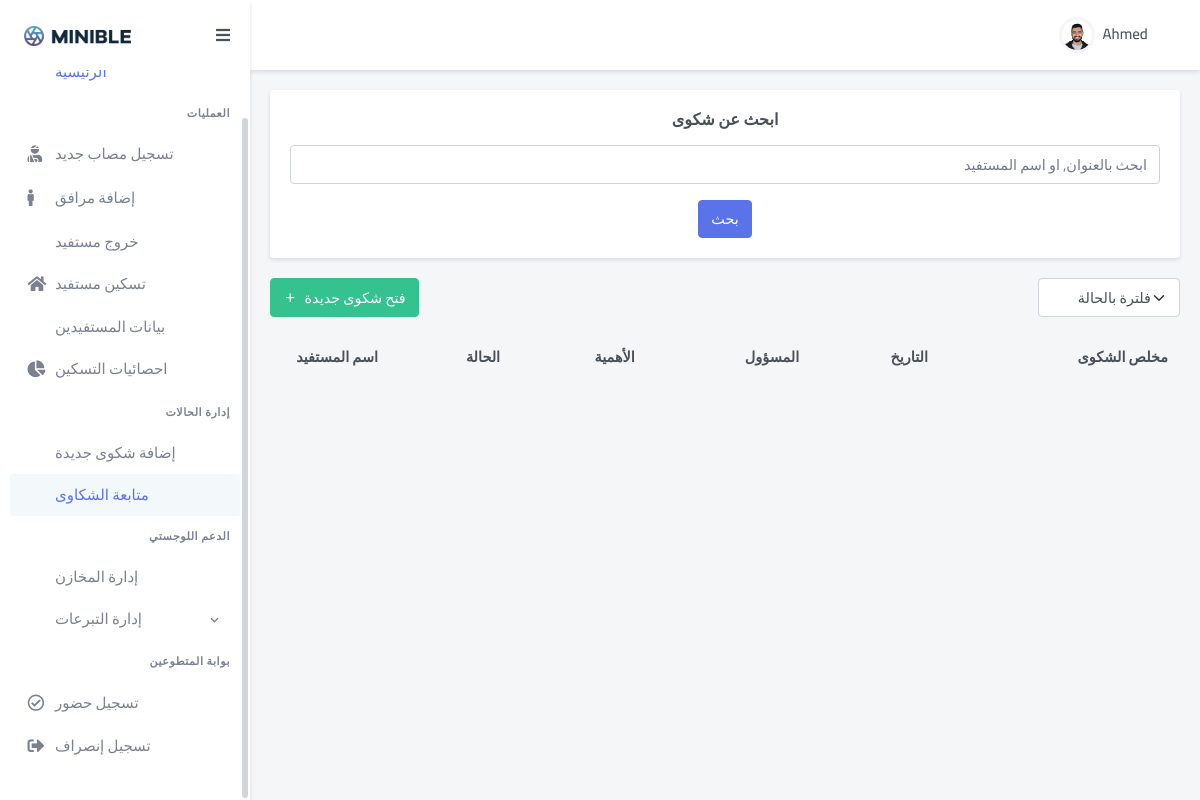
The page /case_management/cases (signed in) on the database as committed earlier.
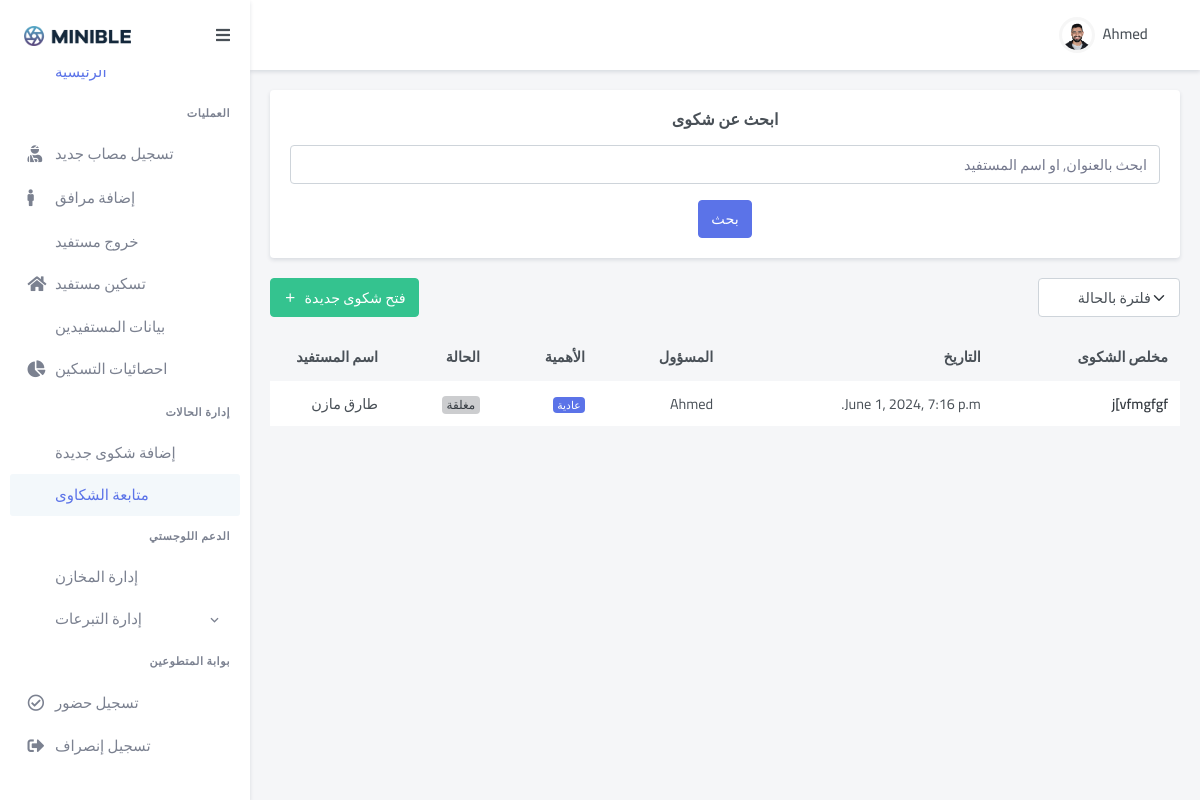
The same page on the database as committed later.
### case_management/models.py (models this page shows, shortened)
class Tickets(models.Model):
    title = models.CharField(max_length = 32)
    belongsTo = models.ForeignKey(Person, on_delete=models.CASCADE, related_name="PersonTickets")
    status = models.CharField(max_length = 32)
    is_urgent = models.BooleanField(default=False)
    date = models.DateTimeField(auto_now_add=True, blank=True)
    content = models.TextField()
    ticketScannedDocs = models.FileField(upload_to="Tickets", blank=True)
    author = models.ForeignKey(User, on_delete=models.CASCADE, related_name="authorTickets")
    caseResponsible = models.ForeignKey(User, on_delete=models.CASCADE, related_name="responsible")

### GazaResponse/models.py (models this page shows)
class Person(models.Model):
    name = models.CharField(max_length = 64)
    profile_pic = models.ImageField(upload_to="ProfilePics", blank = True)
    birthday = models.DateField()
    theType = models.CharField(max_length = 64)
    gender = models.CharField(max_length = 64, default = 'ذكر')
    idNumber = models.CharField(max_length = 64)
    code = models.CharField(max_length = 64, blank=True)
    status = models.CharField(max_length = 64)
    phoneNumber = models.CharField(max_length = 64, blank=True)
    isDisabled  = models.BooleanField(default = False)
    hasCancer = models.BooleanField(default = False)
    personGroup = models.ForeignKey(Group, on_delete=models.CASCADE, related_name="relatives")
    pHospital = models.ForeignKey(Hospital, on_delete = models.CASCADE)
    diagnosis = models.TextField(blank = True)
    accommodation  = models.ForeignKey(Apartment, on_delete = models.CASCADE, related_name="residents")
    scannedDocs = models.FileField(upload_to="IDs", blank=True)
    def __str__(self):
        return f'{self.name}'

### case_management/views.py (the view)
# urls.py: path("cases", views.retrieveAllPosts, name="cases"),
@login_required(login_url="/auth")
def retrieveAllPosts(request):
    return render(request, "cases/all_posts.html", {
        "persons": Person.objects.all(),
        "tickets": Tickets.objects.all(),
        "users": User.objects.all()
    })

### case_management/templates/cases/all_posts.html (shortened to what the changed rows need)
{% extends "gaza/layout.html" %}
{% load static %}
{% block body %}
<div  class="main-content">
    <div class="page-content">
        <div class="container-fluid">
            <div class="row">
                <div class="col-lg-12">
                 <div dir="rtl" class="table-responsive mb-4">
                  <table class="table table-centered datatable dt-responsive nowrap table-card-list" style="border-collapse: collapse; border-spacing: 0 12px; width: 100%;">
                   <thead>
                    <tr class="bg-transparent">
                     <th>
                      مخلص الشكوى
                     </th>
                     <th>
                      التاريخ
                     </th>
                     <th>
                      المسؤول
                     </th>
                     <th>
                      الأهمية
                     </th>
                     <th>
                      الحالة
                     </th>
                     <th style="width: 120px;">
                      اسم المستفيد
                     </th>
                    </tr>
                   </thead>
                   <tbody class="table-striped">
                    {% for ticket in tickets %}
                    <tr>
                     <td>
                      <a class="text-dark fw-bold" href="{% url 'case_management:ticket_detail' ticket.id %}">
                       {{ticket.title}}
                      </a>
                     </td>
                     <td>
                      {{ticket.date}}
                     </td>
                     <td>
                      {{ticket.caseResponsible.first_name}}
                     </td>
                     <td>
                        {% if ticket.is_urgent %}
                        <span class="badge bg-danger">
                            عاجلة
                           </span>
                         {% else %}
                         <span class="badge bg-primary">
                            عادية
                           </span>
                         {% endif %}
                     </td>
                     <td>
                        {% if ticket.status == 'New' %}
                      <div class="badge bg-pill bg-soft-success font-size-12">
                       جديدة
                      </div>
                      {% elif ticket.status == 'Ongoing' %}
                      <div class="badge bg-pill bg-soft-warning font-size-12">
                        جارية
                       </div>
                       {% else %}
                       <div class="badge bg-pill bg-soft-dark font-size-12">
                        مغلقة
                       </div>
                      {% endif %}
                     </td>
                     <td>
                        {{ticket.belongsTo}}
                       </td>
                    </tr>
                    {% endfor %}
                   </tbody>
                  </table>
                 </div>
                </div>
               </div>
        </div>
    </div>
</div>
{% endblock %}

Rows that differ between the two databases and show on the page:
added Tickets: title "j[vfmgfgf", date "June 1, 2024, 7:16 p.m.", caseResponsible.first_name "Ahmed", is_urgent "عادية", status "مغلقة", belongsTo "طارق مازن"
